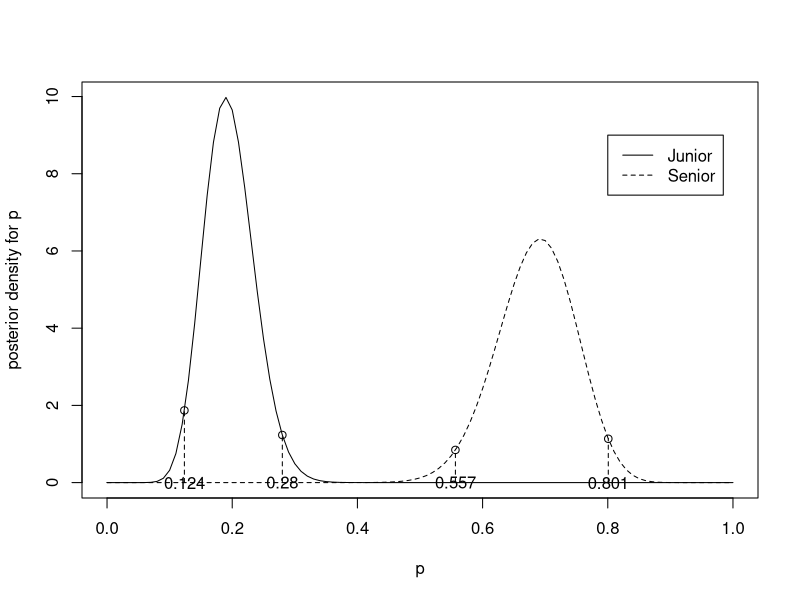
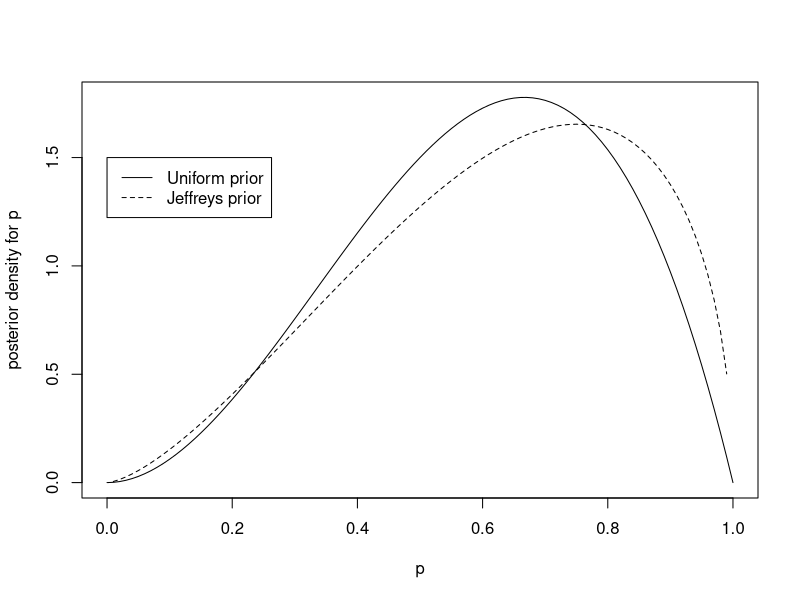
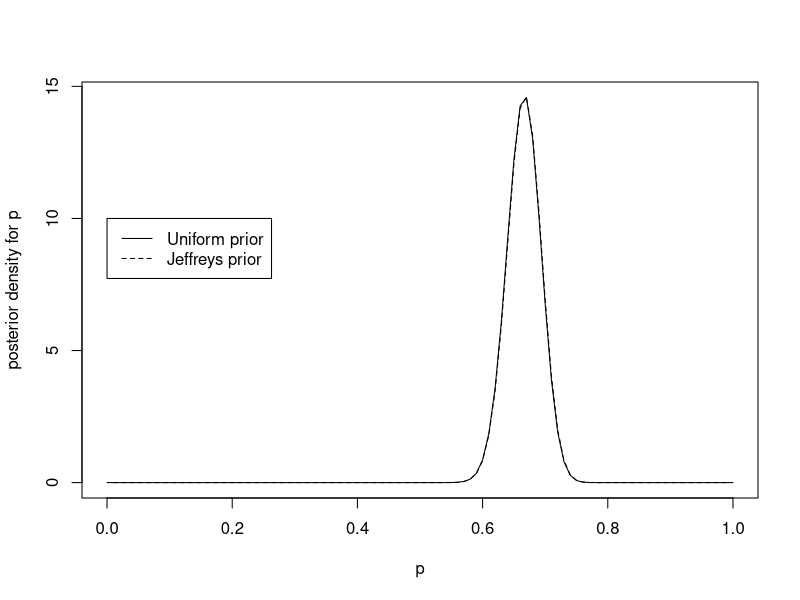

These figures' R source, in order:
## ---- chunk 1
knitr::opts_chunk$set(echo = TRUE)
## ---- chunk 2
a <- 3; b <- 7
m <- 16; n <- 71
func <- function(x) {
  dbinom(m, m + n, x) * dbeta(x, a, b)
}
C <- 1 / integrate(func, 0, 1)$value
l <- qbeta(0.025, a + m, b + n)
r <- qbeta(0.975, a + m, b + n)
func2 <- function(x) {C * func(x)}
curve(func2, from = 0, to = 1, xlab = 'p', ylab = 'posterior density for p')
points(l, func2(l))
points(r, func2(r))
lines(c(l, l), c(0, func2(l)), lty = 2)
lines(c(r, r), c(0, func2(r)), lty = 2)
text(l, 0, round(l, 3))
text(r, 0, round(r, 3))
a <- 3; b <- 7
m <- 34; n <- 10
func <- function(x) {
  dbinom(m, m + n, x) * dbeta(x, a, b)
}
C <- 1 / integrate(func, 0, 1)$value
l <- qbeta(0.025, a + m, b + n)
r <- qbeta(0.975, a + m, b + n)
func2 <- function(x) {C * func(x)}
curve(func2, from = 0, to = 1, lty = 2, add = TRUE)
legend(0.8, 9, legend=c("Junior", "Senior"), lty=1:2)
points(l, func2(l))
points(r, func2(r))
lines(c(l, l), c(0, func2(l)), lty = 2)
lines(c(r, r), c(0, func2(r)), lty = 2)
text(l, 0, round(l, 3))
text(r, 0, round(r, 3))
## ---- chunk 3
a <- 1; b <- 1
m <- 2; n <- 1
func <- function(x) {
  dbinom(m, m + n, x) * dbeta(x, a, b)
}
C <- 1 / integrate(func, 0, 1)$value
func2 <- function(x) {C * func(x)}
curve(func2, from = 0, to = 1, xlab = 'p', ylab = 'posterior density for p')
a <- 0.5; b <- 0.5
func <- function(x) {
  dbinom(m, m + n, x) * dbeta(x, a, b)
}
C <- 1 / integrate(func, 0, 1)$value
func2 <- function(x) {C * func(x)}
curve(func2, from = 0, to = 1, lty = 2, add = TRUE)
legend(0, 1.5, legend=c("Uniform prior", "Jeffreys prior"), lty=1:2)
## ---- chunk 4
a <- 1; b <- 1
m <- 200; n <- 100
func <- function(x) {
  dbinom(m, m + n, x) * dbeta(x, a, b)
}
C <- 1 / integrate(func, 0, 1)$value
func2 <- function(x) {C * func(x)}
curve(func2, from = 0, to = 1, xlab = 'p', ylab = 'posterior density for p')
a <- 0.5; b <- 0.5
func <- function(x) {
  dbinom(m, m + n, x) * dbeta(x, a, b)
}
C <- 1 / integrate(func, 0, 1)$value
func2 <- function(x) {C * func(x)}
curve(func2, from = 0, to = 1, lty = 2, add = TRUE)
legend(0, 10, legend=c("Uniform prior", "Jeffreys prior"), lty=1:2)
